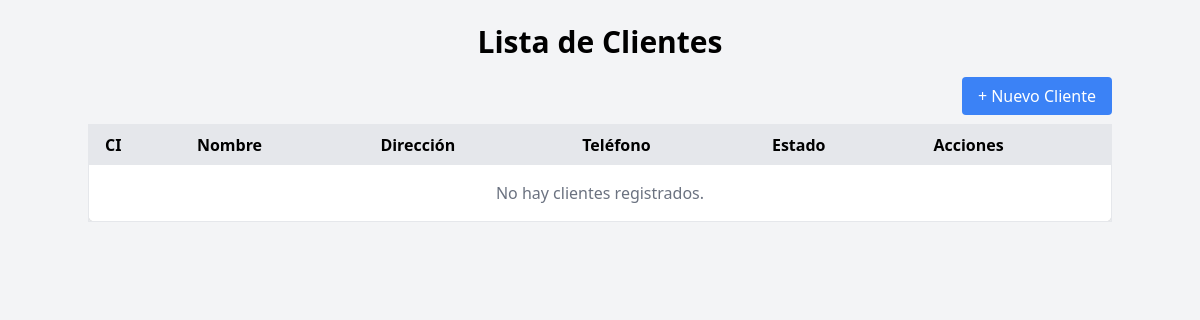
Page /clientes/ on the earlier database version.
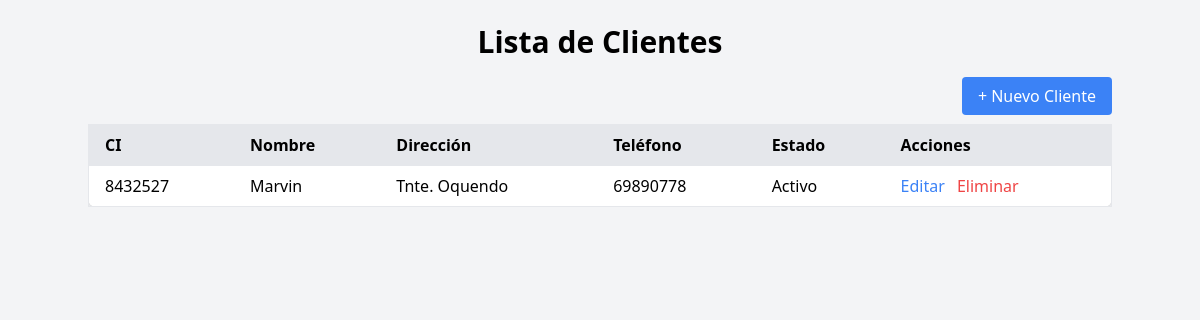
Same page on the later database version.
### clientes/models.py (models this page shows, shortened)
class Cliente(models.Model):
    cicli = models.CharField(max_length=20)
    nombrecli = models.CharField(max_length=100)
    direccioncli = models.CharField(max_length=150, blank=True, null=True)
    telefonocli = models.CharField(max_length=20, blank=True, null=True)
    estadocli = models.BooleanField(default=True)

### clientes/views.py (the view)
# urls.py: path('', views.lista_clientes, name='lista_clientes'),
def lista_clientes(request):
    clientes = Cliente.objects.all()
    return render(request, 'clientes/lista.html', {'clientes': clientes})

### clientes/templates/clientes/lista.html (shortened to what this page needs)
<!DOCTYPE html>
<html lang="es">
<head>
    <script src="https://cdn.tailwindcss.com"></script>
</head>
<body class="bg-gray-100 p-6">
    <div class="container mx-auto">
        <h1 class="text-3xl font-bold mb-6 text-center">Lista de Clientes</h1>
        <div class="mb-4 text-right">
            <a href="{% url 'crear_cliente' %}" class="bg-blue-500 text-white px-4 py-2 rounded hover:bg-blue-600">+ Nuevo Cliente</a>
        </div>
        <div class="overflow-x-auto">
            <table class="min-w-full bg-white border rounded-lg shadow">
                <thead class="bg-gray-200">
                    <tr>
                        <th class="py-2 px-4 text-left">CI</th>
                        <th class="py-2 px-4 text-left">Nombre</th>
                        <th class="py-2 px-4 text-left">Dirección</th>
                        <th class="py-2 px-4 text-left">Teléfono</th>
                        <th class="py-2 px-4 text-left">Estado</th>
                        <th class="py-2 px-4 text-left">Acciones</th>
                    </tr>
                </thead>
                <tbody>
                    {% for cliente in clientes %}
                    <tr class="border-t hover:bg-gray-50">
                        <td class="py-2 px-4">{{ cliente.cicli }}</td>
                        <td class="py-2 px-4">{{ cliente.nombrecli }}</td>
                        <td class="py-2 px-4">{{ cliente.direccioncli }}</td>
                        <td class="py-2 px-4">{{ cliente.telefonocli }}</td>
                        <td class="py-2 px-4">{{ cliente.estadocli|yesno:"Activo,Inactivo" }}</td>
                        <td class="py-2 px-4 space-x-2">
                            <a href="{% url 'editar_cliente' cliente.id %}" class="text-blue-500 hover:underline">Editar</a>
                            <button
                                onclick="abrirModal('{{ cliente.id }}', '{{ cliente.nombrecli }}')"
                                class="text-red-500 hover:underline"
                            >
                                Eliminar
                            </button>
                        </td>
                    </tr>
                    {% empty %}
                    <tr>
                        <td colspan="6" class="text-center py-4 text-gray-500">No hay clientes registrados.</td>
                    </tr>
                    {% endfor %}
                </tbody>
            </table>
        </div>
    </div>
</body>
</html>

Differences in the rows shown:
added Cliente: cicli "8432527", nombrecli "Marvin", direccioncli "Tnte. Oquendo", telefonocli "69890778", estadocli "Activo"
Other differences:
text no longer shown: "No hay clientes registrados."
